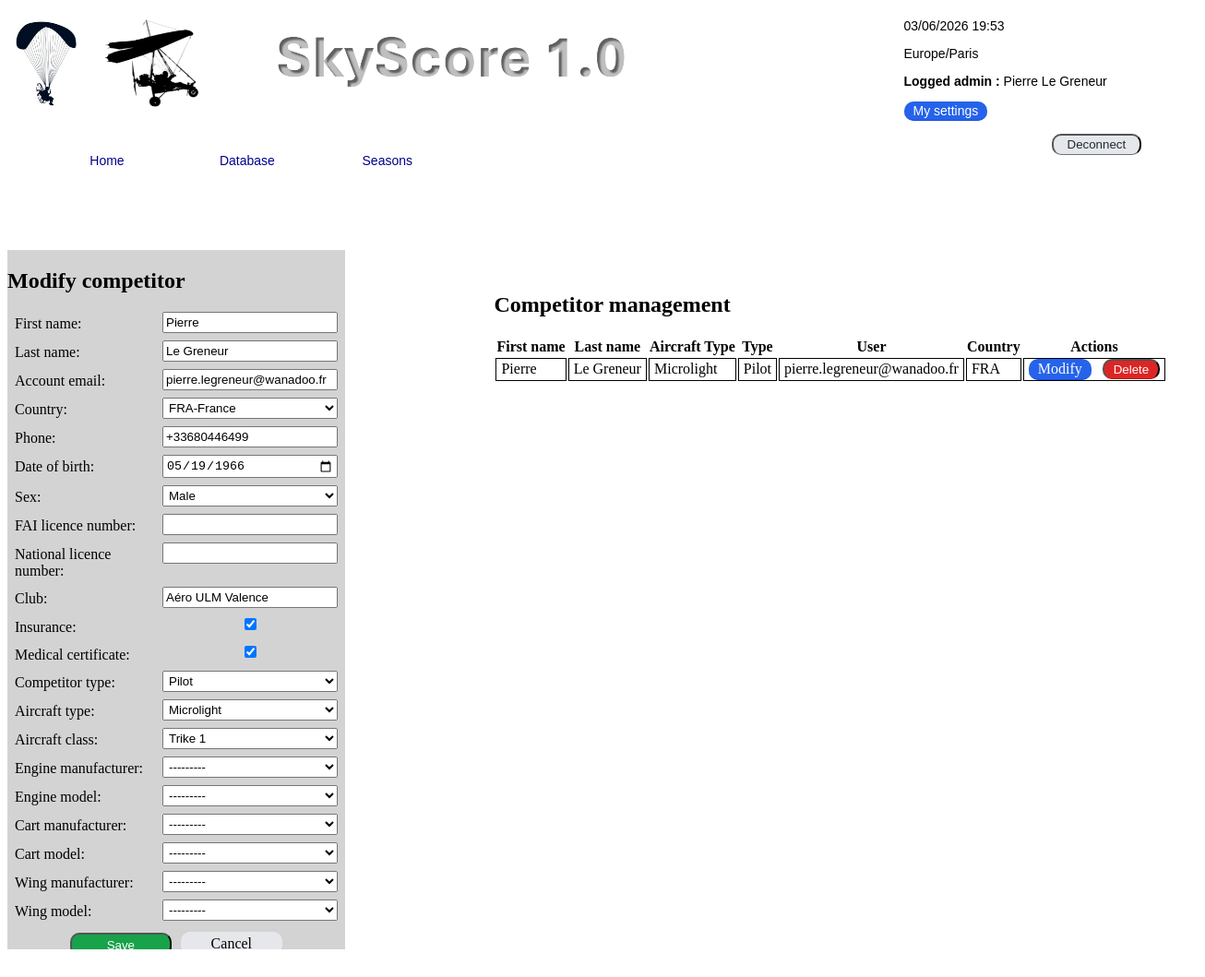
Screenshot of /database/competitor/7/edit/ (signed in) with the database file from the repository.
### database/models.py (models this page shows, shortened)
class Competitor(models.Model):
    AIRCRAFT_TYPE_CHOICES = [
        ('PARAMOTOR', 'Paramotor'),
        ('MICROLIGHT', 'Microlight'),
    ]
    AIRCRAFT_CLASS_CHOICES = [
        ('PF1', 'PF1'),
        ('PL1', 'PL1'),
        ('PF2', 'PF2'),
        ('PL2', 'PL2'),
        ('TRIKE1', 'Trike 1'),
        ('TRIKE2', 'Trike 2'),
        ('MULTIAXIS1', 'Multiaxis 1'),
        ('MULTIAXIS2', 'Multiaxis 2'),
        ('AUTOGYRO1', 'Autogyro 1'),
        ('AUTOGYRO2', 'Autogyro 2'),
    ]
    AIRCRAFT_CLASSES_BY_TYPE = {
        'PARAMOTOR': {'PF1', 'PL1', 'PF2', 'PL2'},
        'MICROLIGHT': {'TRIKE1', 'TRIKE2', 'MULTIAXIS1', 'MULTIAXIS2', 'AUTOGYRO1', 'AUTOGYRO2'},
    }
    COMPETITOR_TYPES = [
        ('PILOT', 'Pilot'),
        ('NAVIGATOR', 'Navigator'),
    ]
    SEX_CHOICES = [
        ('M', 'Male'),
        ('F', 'Female'),
        ('X', 'Other / Prefer not to say'),
    ]
    first_name = models.CharField(max_length=100)
    last_name = models.CharField(max_length=100)
    email = models.EmailField(blank=True, null=True)
    phone_number = models.CharField(max_length=32, blank=True, null=True)
    date_of_birth = models.DateField(blank=True, null=True)
    sex = models.CharField(max_length=1, choices=SEX_CHOICES, blank=True, null=True)
    fai_licence_number = models.CharField(max_length=80, blank=True, null=True)
    national_licence_number = models.CharField(max_length=80, blank=True, null=True)
    club = models.CharField(max_length=120, blank=True, null=True)
    insurance_valid = models.BooleanField(default=False)
    medical_certificate_valid = models.BooleanField(default=False)
    aircraft_type = models.CharField(max_length=20, choices=AIRCRAFT_TYPE_CHOICES, default='PARAMOTOR')
    aircraft_class = models.CharField(max_length=20, choices=AIRCRAFT_CLASS_CHOICES, blank=True, null=True)
    competitor_type = models.CharField(max_length=10, choices=COMPETITOR_TYPES, default='PILOT')
    user = models.OneToOneField(
        settings.AUTH_USER_MODEL,
        on_delete=models.PROTECT,
        related_name='competitor_profile',
        null=True,
        blank=True,
    )
    country = models.ForeignKey(
        Country,
        on_delete=models.PROTECT,
        related_name='competitors',
        null=True,
        blank=True,
    )
    cell_manufacturer = models.ForeignKey(
        Manufacturer,
        on_delete=models.PROTECT,
        related_name='competitors_as_cell_manufacturer',
        null=True,
        blank=True,
    )
    cell_model = models.ForeignKey(
        ULMModel,
        on_delete=models.PROTECT,
        related_name='competitors_as_cell_model',
        null=True,
        blank=True,
    )
    engine_manufacturer = models.ForeignKey(
        Manufacturer,
        on_delete=models.PROTECT,
        related_name='competitors_as_engine_manufacturer',
        null=True,
        blank=True,
    )
    engine_model = models.ForeignKey(
        EngineModel,
        on_delete=models.PROTECT,
        related_name='competitors_as_engine_model',
        null=True,
        blank=True,
    )
    cart_manufacturer = models.ForeignKey(
        Manufacturer,
        on_delete=models.PROTECT,
        related_name='competitors_as_cart_manufacturer',
        null=True,
        blank=True,
    )
    cart_model = models.ForeignKey(
        CartModel,
        on_delete=models.PROTECT,
        related_name='competitors_as_cart_model',
        null=True,
        blank=True,
    )
    wing_manufacturer = models.ForeignKey(
        Manufacturer,
        on_delete=models.PROTECT,
        related_name='competitors_as_wing_manufacturer',
        null=True,
        blank=True,
    )
    wing_model = models.ForeignKey(
        WingModel,
        on_delete=models.PROTECT,
        related_name='competitors_as_wing_model',
        null=True,
        blank=True,
    )
    wing_length = models.FloatField(null=True, blank=True)
    wing_surface = models.FloatField(null=True, blank=True)
    wing_ptv = models.FloatField(null=True, blank=True)
    crew_weight = models.FloatField(null=True, blank=True)
    crew = models.OneToOneField(
        'self',
        on_delete=models.SET_NULL,
        related_name='crew_partner',
        null=True,
        blank=True,
    )
    class Meta:
        verbose_name = 'Competitor'
        verbose_name_plural = 'Competitors'
        ordering = ['last_name', 'first_name']
        db_table = 'competition_competitor'

class Country(models.Model):
    iso3 = models.CharField(max_length=3)
    name = models.CharField(max_length=100)
    phone_dial_code = models.CharField(max_length=8, blank=True, null=True)
    class Meta:
        verbose_name = 'Country'
        verbose_name_plural = 'Countries'
        ordering = ['iso3']
        db_table = 'competition_country'
    def __str__(self):
        text = self.iso3 + '-' + self.name
        if len(text) > 30:
            text = self.iso3 + '-' + self.name[0:26] + '...'
        return text

### common/models.py (models this page shows, shortened)
class User(AbstractUser):
    username = None
    email = models.EmailField('email address', unique=True)
    USERNAME_FIELD = 'email'
    REQUIRED_FIELDS = []
    objects = UserManager()
    ROLE_CHOICES = [
        ('ADM', 'Administrator'),
        ('ORG', 'Organizer'),
        ('COMP', 'Competitor'),
        ('JUD', 'Judge'),
        ('PUB', 'Public'),
    ]
    SEX_CHOICES = [
        ('M', 'Male'),
        ('F', 'Female'),
        ('X', 'Other / Prefer not to say'),
    ]
    ROLE_HIERARCHY = {
        'PUB': set(),
        'COMP': {'PUB'},
        'JUD': {'PUB'},
        'ORG': {'PUB'},
        'ADM': {'ORG', 'JUD', 'COMP', 'PUB'},
    }
    role = models.CharField(max_length=4, choices=ROLE_CHOICES, default='PUB')
    roles = models.JSONField(default=list, blank=True)
    country = models.ForeignKey(
        'database.Country',
        on_delete=models.SET_NULL,
        related_name='users',
        null=True,
        blank=True,
    )
    phone_number = models.CharField(max_length=32, blank=True, null=True)
    date_of_birth = models.DateField(blank=True, null=True)
    sex = models.CharField(max_length=1, choices=SEX_CHOICES, blank=True, null=True)
    fai_licence_number = models.CharField(max_length=80, blank=True, null=True)
    national_licence_number = models.CharField(max_length=80, blank=True, null=True)
    club = models.CharField(max_length=120, blank=True, null=True)
    licence_number = models.CharField(max_length=50, blank=True, null=True)
    ulm_model = models.CharField(max_length=100, blank=True, null=True)  # For pilots
    class Meta(AbstractUser.Meta):
        constraints = [
            models.UniqueConstraint(Lower('email'), name='common_user_email_lower_uniq'),
        ]
    def effective_roles(self):
        roles = {self.role}
        roles.update(self.roles or [])
        expanded_roles = set(roles)
        for role in list(roles):
            expanded_roles.update(self.ROLE_HIERARCHY.get(role, set()))
        expanded_roles.add('PUB')
        return expanded_roles
    def has_role(self, role):
        return role in self.effective_roles()
    def has_any_role(self, role_set):
        return any(self.has_role(role) for role in role_set)
    def can_manage_database(self):
        return self.has_role('ADM')
    def can_manage_seasons(self):
        return self.has_any_role({'ADM', 'ORG'})

### database/views.py (the view)
# urls.py: path('competitor/<int:pk>/edit/', views.competitor_update_view, name='competitor_edit'),
@login_required
@user_passes_test(_can_manage_database)
def competitor_update_view(request, pk):
    competitor = get_object_or_404(Competitor, pk=pk)
    if request.method == 'POST':
        form = CompetitorForm(request.POST, instance=competitor)
        if form.is_valid():
            form.save()
            messages.success(request, 'Competitor updated successfully.')
            return redirect('database:competitor_list')
    else:
        form = CompetitorForm(instance=competitor)
    return _render_competitor_page(request, form, show_edit=True, competitor=competitor)

### common/utils/context.py (called while the page is built)
def base_context(request):
    logged_admin = ''
    if request.user.is_authenticated:
        full_name = request.user.get_full_name().strip()
        logged_admin = full_name or request.user.email
    return {
        'current_date_time': localtime(),
        'tzinfo': 'Europe/Paris',
        'loggedAdmin': logged_admin,
    }

### common/utils/localTime.py (called while the page is built)
def dateTimeParis():
    now = datetime.now(tz=ZoneInfo("Europe/Paris"))
    return now.strftime("%d/%m/%Y %H:%M")

def localtime():
    return dateTimeParis()

### common/utils/phone.py (called while the page is built)
def get_country_dial_code(country):
    if not country:
        return ''
    stored_dial = getattr(country, 'phone_dial_code', '') or ''
    stored_dial = stored_dial.strip()
    if stored_dial:
        digits = ''.join(ch for ch in stored_dial if ch.isdigit())
        return f'+{digits}' if digits else ''
    country_iso3 = (getattr(country, 'iso3', None) or '').strip().upper()
    return COUNTRY_DIAL_CODES.get(country_iso3, '')

### database/forms.py (called while the page is built)
    def _selected_competitor_type(self):
        valid_types = {choice[0] for choice in Competitor.COMPETITOR_TYPES}
        if self.is_bound:
            submitted_type = (self.data.get(self.add_prefix('competitor_type')) or '').strip().upper()
            if submitted_type in valid_types:
                return submitted_type
        initial_type = (self.initial.get('competitor_type') or '').strip().upper() if hasattr(self, 'initial') else ''
        if initial_type in valid_types:
            return initial_type
        if self.instance and self.instance.pk and self.instance.competitor_type in valid_types:
            return self.instance.competitor_type
        return 'PILOT'

    def _selected_aircraft_type(self):
        valid_types = {choice[0] for choice in Competitor.AIRCRAFT_TYPE_CHOICES}
        if self.is_bound:
            submitted_type = (self.data.get(self.add_prefix('aircraft_type')) or '').strip().upper()
            if submitted_type in valid_types:
                return submitted_type
        initial_type = (self.initial.get('aircraft_type') or '').strip().upper() if hasattr(self, 'initial') else ''
        if initial_type in valid_types:
            return initial_type
        if self.instance and self.instance.pk and self.instance.aircraft_type in valid_types:
            return self.instance.aircraft_type
        return 'PARAMOTOR'

### database/models.py (called while the page is built)
    def __str__(self):
        return self.name

    def __str__(self):
        return f'{self.manufacturer.name} - {self.name}'

### templates/database/competitor_list.html (shortened to what this page needs)
{% extends 'base.html' %}
{% load static %}
{% block extra_css %}
<link rel="stylesheet" type="text/css" href="{% static 'css/styleBaseDataBase.css' %}" />
{% endblock %}
{% block content %}
{% if show_create_form or show_edit_form %}
<section id="asideContent">
    <h2>{{ aside_title }}</h2>
    <form method="post" action="{% if form_action_pk %}{% url form_action form_action_pk %}{% else %}{% url form_action %}{% endif %}">
        {{ form.as_p }}
        <p class="form-actions">
            <button class="BtnValidate" type="submit">Save</button>
            <a class="BtnCancel" href="{% url 'database:competitor_list' %}">Cancel</a>
        </p>
    </form>
</section>
{% endif %}
<section id="mainContent">
    <h2>Competitor management</h2>
    <table>
        <thead>
            <tr>
                <th>First name</th>
                <th>Last name</th>
                <th>Aircraft Type</th>
                <th>Type</th>
                <th>User</th>
                <th>Country</th>
                <th>Actions</th>
            </tr>
        </thead>
        <tbody>
            {% for competitor in competitors %}
                <tr>
                    <td>{{ competitor.first_name }}</td>
                    <td>{{ competitor.last_name }}</td>
                    <td>{{ competitor.get_aircraft_type_display }}</td>
                    <td>{{ competitor.get_competitor_type_display }}</td>
                    <td>{% if competitor.user %}{{ competitor.user.email }}{% else %}-{% endif %}</td>
                    <td>{% if competitor.country %}{{ competitor.country.iso3 }}{% else %}-{% endif %}</td>
                    <td>
                        <a class="BtnModify" href="{% url 'database:competitor_edit' competitor.pk %}">Modify</a>
                        <form method="post" action="{% url 'database:competitor_delete' competitor.pk %}" style="display:inline; margin-left: 8px;" onsubmit="return confirm('Confirm deletion of ' + '{{ competitor.first_name|escapejs }}' + ' ' + '{{ competitor.last_name|escapejs }}' + ' ?');">
                            <button class="BtnDelete" type="submit">Delete</button>
                        </form>
                    </td>
                </tr>
            {% empty %}
                <tr>
                    <td colspan="7">No competitor in database</td>
                </tr>
            {% endfor %}
        </tbody>
    </table>
</section>
{% endblock %}

### static/css/styleBaseHome.css (style rules this page uses)
:root { --header-height: clamp(80px, 15vh, 140px); --menu-height: clamp(42px, 6vh, 64px); --safe-top: env(safe-area-inset-top, 0px); --header-offset: 2px; }
body { background-color: transparent; }
.BtnSubmit, .BtnCancel, .BtnModify, .BtnDelete, .BtnValidate { width:auto; display: inline-block; box-sizing: border-box; text-align: center; text-decoration: none; border-radius: 10px; padding: 2px 10px; }
.BtnSubmit, .BtnCancel { color: #1f2937; background-color: #e5e7eb; border-bottom: 1px solid #6b7280; }
.BtnModify { color: #ffffff; background-color: #2563eb; border-bottom: 1px solid #1d4ed8; }
.BtnDelete { color: #ffffff; background-color: #dc2626; border-bottom: 1px solid #b91c1c; }
.BtnValidate { color: #ffffff; background-color: #16a34a; border-bottom: 1px solid #15803d; }
body section#mainContent { position : absolute; width: 80%; top : calc(var(--safe-top) + var(--header-offset) + var(--header-height) + var(--menu-height) + 2%); left: 0%; margin-top: 2%; margin-bottom: 2%; margin-left: 10%; margin-right: 20%; padding: 0px; z-index: 1; }
form label { display : block; width : 150px; float : left; text-align: right; padding : 4px 10px 0 0; }
form input[type='email'], form input[type='password'] { display : block; width : 250px; padding : 2px; }

### rows the page displays
Competitor: first_name "Pierre", last_name "Le Greneur", email "pierre.legreneur@wanadoo.fr", country "FRA-France", phone_number "+33680446499", date_of_birth "05/19/1966", sex "Male", club "Aéro ULM Valence", insurance_valid "☑", medical_certificate_valid "☑", competitor_type "Pilot", aircraft_type "Microlight", aircraft_class "Trike 1", engine_manufacturer "---------", engine_model "---------", cart_manufacturer "---------", cart_model "---------", wing_manufacturer "---------", wing_model "---------", user.email "pierre.legreneur@wanadoo.fr", country.iso3 "FRA"

### other values shown
{{ current_date_time }} "03/06/2026 19:53"
{{ tzinfo }} "Europe/Paris"
{{ loggedAdmin }} "Pierre Le Greneur"
{{ aside_title }} "Modify competitor"
